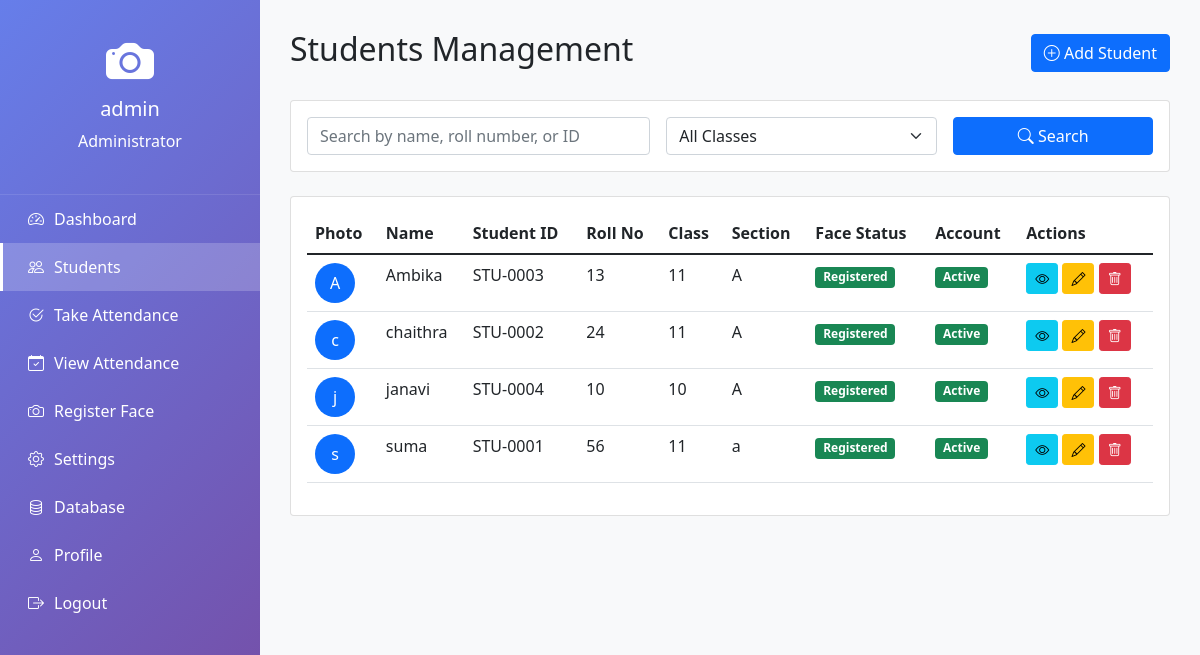
Screenshot of /staff/list (signed in) with the database file from the repository.
### app/models.py (models this page shows, shortened)
class User(UserMixin, db.Model):
    __tablename__ = 'users'
    id = db.Column(db.Integer, primary_key=True)
    username = db.Column(db.String(64), unique=True, nullable=False)
    email = db.Column(db.String(120), nullable=False)  # UNIQUE CONSTRAINT REMOVED
    password_hash = db.Column(db.String(128))
    is_admin = db.Column(db.Boolean, default=False)
    is_teacher = db.Column(db.Boolean, default=False)
    is_active = db.Column(db.Boolean, default=True)
    created_at = db.Column(db.DateTime, default=datetime.utcnow)
    last_login = db.Column(db.DateTime)
    teacher_id = db.Column(db.String(20), unique=True)
    department = db.Column(db.String(100))
    phone = db.Column(db.String(20))

class Student(db.Model):
    __tablename__ = 'students'
    id = db.Column(db.Integer, primary_key=True)
    student_id = db.Column(db.String(20), unique=True, nullable=False)
    name = db.Column(db.String(100), nullable=False)
    roll_number = db.Column(db.String(20), unique=True, nullable=False)
    class_name = db.Column(db.String(50))
    section = db.Column(db.String(10))
    email = db.Column(db.String(120))
    phone = db.Column(db.String(20))
    address = db.Column(db.Text)
    photo_path = db.Column(db.String(200))
    face_encoded = db.Column(db.Boolean, default=False)
    parent_name = db.Column(db.String(100))
    parent_phone = db.Column(db.String(20))
    parent_email = db.Column(db.String(120))
    date_of_birth = db.Column(db.Date)
    admission_date = db.Column(db.Date, default=datetime.utcnow)
    created_at = db.Column(db.DateTime, default=datetime.utcnow)
    updated_at = db.Column(db.DateTime, default=datetime.utcnow, onupdate=datetime.utcnow)
    attendances = db.relationship('Attendance', backref='student', lazy=True, cascade='all, delete-orphan')
    face_encodings = db.relationship('FaceEncoding', backref='student', lazy=True, cascade='all, delete-orphan')
    leave_requests = db.relationship('LeaveRequest', backref='student', lazy=True, cascade='all, delete-orphan')

### app/routes.py (the view)
@staff_bp.route('/list')
@login_required
@teacher_or_admin_required
def list():
    page = request.args.get('page', 1, type=int)
    per_page = 10
    search = request.args.get('search', '')
    class_filter = request.args.get('class', '')
    query = Student.query
    if search:
        query = query.filter(db.or_(
            Student.name.ilike(f'%{search}%'),
            Student.roll_number.ilike(f'%{search}%'),
            Student.student_id.ilike(f'%{search}%')
        ))
    if class_filter:
        query = query.filter(Student.class_name == class_filter)
    students = query.order_by(Student.name).paginate(page=page, per_page=per_page)
    classes = db.session.query(Student.class_name).distinct().all()
    classes = [c[0] for c in classes if c[0]]
    return render_template('student_list.html', students=students, classes=classes, is_admin=current_user.is_admin)

### app/models.py (called while the page is built)
@login_manager.user_loader
def load_user(user_id):
    if user_id.startswith('staff_'):
        return User.query.get(int(user_id.replace('staff_', '')))
    elif user_id.startswith('student_'):
        return StudentUser.query.get(int(user_id.replace('student_', '')))
    return None

### app/routes.py (called while the page is built)
def teacher_or_admin_required(f):
    @wraps(f)
    def decorated_function(*args, **kwargs):
        if not current_user.is_authenticated:
            flash('Please log in to access this page.', 'warning')
            return redirect(url_for('auth.login'))
        return f(*args, **kwargs)
    return decorated_function

### app/templates/student_list.html (shortened to what this page needs)
{% extends "base.html" %}
{% block page_title %}Students Management{% endblock %}
{% block page_actions %}
{% if current_user.is_admin %}
<a href="{{ url_for('staff.add') }}" class="btn btn-primary">
    <i class="bi bi-plus-circle"></i> Add Student
</a>
{% endif %}
{% endblock %}
{% block content %}
<div class="card mb-4">
    <div class="card-body">
        <form method="GET" action="{{ url_for('staff.list') }}" class="row g-3">
            <div class="col-md-5">
                <input type="text" name="search" class="form-control"
                       placeholder="Search by name, roll number, or ID"
                       value="{{ request.args.get('search', '') }}">
            </div>
            <div class="col-md-4">
                <select name="class" class="form-select">
                    <option value="">All Classes</option>
                </select>
            </div>
            <div class="col-md-3">
                <button type="submit" class="btn btn-primary w-100">
                    <i class="bi bi-search"></i> Search
                </button>
            </div>
        </form>
    </div>
</div>
<div class="card">
    <div class="card-body">
        <div class="table-responsive">
            <table class="table table-hover">
                <thead>
                    <tr>
                        <th>Photo</th>
                        <th>Name</th>
                        <th>Student ID</th>
                        <th>Roll No</th>
                        <th>Class</th>
                        <th>Section</th>
                        <th>Face Status</th>
                        <th>Account</th>
                        <th>Actions</th>
                    </tr>
                </thead>
                <tbody>
                    {% for student in students.items %}
                    <tr>
                        <td>
                            <div class="bg-primary text-white d-flex align-items-center justify-content-center"
                                 style="width: 40px; height: 40px; border-radius: 50%;">
                                {{ student.name[0] }}
                            </div>
                        </td>
                        <td>{{ student.name }}</td>
                        <td>{{ student.student_id }}</td>
                        <td>{{ student.roll_number }}</td>
                        <td>{{ student.class_name or '-' }}</td>
                        <td>{{ student.section or '-' }}</td>
                        <td>
                            {% if student.face_encoded %}
                                <span class="badge bg-success">Registered</span>
                            {% else %}
                                <span class="badge bg-warning">Not Registered</span>
                            {% endif %}
                        </td>
                        <td>
                            {% if student.user_account %}
                                <span class="badge bg-success">Active</span>
                            {% else %}
                                <span class="badge bg-secondary">No Login</span>
                            {% endif %}
                        </td>
                        <td>
                            <a href="{{ url_for('staff.view', id=student.id) }}" class="btn btn-sm btn-info">
                                <i class="bi bi-eye"></i>
                            </a>
                            {% if current_user.is_admin %}
                            <a href="{{ url_for('staff.edit', id=student.id) }}" class="btn btn-sm btn-warning">
                                <i class="bi bi-pencil"></i>
                            </a>
                            <a href="{{ url_for('staff.delete', id=student.id) }}" class="btn btn-sm btn-danger"
                               onclick="return confirm('Are you sure?')">
                                <i class="bi bi-trash"></i>
                            </a>
                            {% endif %}
                        </td>
                    </tr>
                    {% else %}
                    <tr>
                        <td colspan="9" class="text-center py-4">No students found</td>
                    </tr>
                    {% endfor %}
                </tbody>
            </table>
        </div>
    </div>
</div>
{% endblock %}

### app/templates/base.html (shortened to what this page needs)
<!DOCTYPE html>
<html lang="en">
<head>
    <link href="https://cdn.jsdelivr.net/npm/bootstrap@5.1.3/dist/css/bootstrap.min.css" rel="stylesheet">
    <link rel="stylesheet" href="https://cdn.jsdelivr.net/npm/bootstrap-icons@1.8.1/font/bootstrap-icons.css">
</head>
<body>
    <div class="sidebar" id="sidebar">
        <div class="profile-section">
            <i class="bi bi-camera-fill"></i>
            <h5>{{ current_user.username }}</h5>
            <p>{% if current_user.is_admin %}Administrator{% else %}Teacher{% endif %}</p>
        </div>
        <nav class="nav flex-column">
            <a class="nav-link {% if request.endpoint == 'main.dashboard' %}active{% endif %}"
               href="{{ url_for('main.dashboard') }}">
                <i class="bi bi-speedometer2"></i> Dashboard
            </a>
            <a class="nav-link {% if request.endpoint == 'staff.list' %}active{% endif %}"
               href="{{ url_for('staff.list') }}">
                <i class="bi bi-people"></i> Students
            </a>
            <a class="nav-link {% if request.endpoint == 'attendance.take' %}active{% endif %}"
               href="{{ url_for('attendance.take') }}">
                <i class="bi bi-check2-circle"></i> Take Attendance
            </a>
            <a class="nav-link {% if request.endpoint == 'attendance.view' %}active{% endif %}"
               href="{{ url_for('attendance.view') }}">
                <i class="bi bi-calendar-check"></i> View Attendance
            </a>
            {% if current_user.is_admin %}
            <a class="nav-link {% if request.endpoint == 'face.register' %}active{% endif %}"
               href="{{ url_for('face.register', student_id=0) }}">
                <i class="bi bi-camera"></i> Register Face
            </a>
            <a class="nav-link {% if request.endpoint == 'main.settings' %}active{% endif %}"
               href="{{ url_for('main.settings') }}">
                <i class="bi bi-gear"></i> Settings
            </a>
            <a class="nav-link {% if request.endpoint == 'main.database_manage' %}active{% endif %}"
               href="{{ url_for('main.database_manage') }}">
                <i class="bi bi-database"></i> Database
            </a>
            {% endif %}
            <a class="nav-link {% if request.endpoint == 'auth.profile' %}active{% endif %}"
               href="{{ url_for('auth.profile') }}">
                <i class="bi bi-person"></i> Profile
            </a>
            <a class="nav-link" href="{{ url_for('auth.logout') }}">
                <i class="bi bi-box-arrow-right"></i> Logout
            </a>
        </nav>
    </div>
    <div class="main-content">
        <div class="d-flex justify-content-between align-items-center mb-4">
            <h2>{% block page_title %}Dashboard{% endblock %}</h2>
            {% block page_actions %}{% endblock %}
        </div>
        {% block content %}{% endblock %}
    </div>
</body>
</html>

### app/templates/base.html (style rules this page uses)
:root { --primary-color: #667eea; --secondary-color: #764ba2; }
body { background: #f8f9fa; font-family: 'Segoe UI', Tahoma, Geneva, Verdana, sans-serif; }
.sidebar { min-height: 100vh; background: linear-gradient(135deg, var(--primary-color), var(--secondary-color)); position: fixed; width: 260px; transition: all 0.3s; z-index: 1000; }
.sidebar .profile-section { padding: 25px 20px; text-align: center; color: white; border-bottom: 1px solid rgba(255,255,255,0.1); }
.sidebar .profile-section i { font-size: 3rem; margin-bottom: 10px; }
.sidebar .nav-link { color: white !important; padding: 12px 25px; transition: all 0.3s; border-left: 3px solid transparent; display: flex; align-items: center; }
.sidebar .nav-link i { margin-right: 10px; }
.sidebar .nav-link.active { background: rgba(255,255,255,0.2); border-left-color: white; }
.main-content { margin-left: 260px; padding: 30px; min-height: 100vh; }

### rows the page displays
User: username "admin"
Student: name "A", name "Ambika", student_id "STU-0003", roll_number "13", class_name "11", section "A", face_encoded "Registered"
Student: name "c", name "chaithra", student_id "STU-0002", roll_number "24", class_name "11", section "A", face_encoded "Registered"
Student: name "j", name "janavi", student_id "STU-0004", roll_number "10", class_name "10", section "A", face_encoded "Registered"
Student: name "s", name "suma", student_id "STU-0001", roll_number "56", class_name "11", section "a", face_encoded "Registered"
